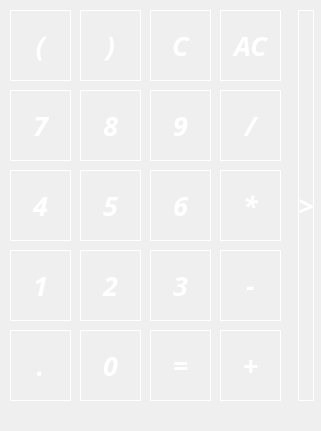
    <widget class="QFrame" name="frame_2">
     <property name="geometry">
      <rect>
       <x>0</x>
       <y>30</y>
       <width>321</width>
       <height>431</height>
      </rect>
     </property>
     <property name="frameShape">
      <enum>QFrame::NoFrame</enum>
     </property>
     <property name="frameShadow">
      <enum>QFrame::Raised</enum>
     </property>
     <widget class="QPushButton" name="sum">
      <property name="geometry">
       <rect>
        <x>220</x>
        <y>330</y>
        <width>61</width>
        <height>71</height>
       </rect>
      </property>
      <property name="font">
       <font>
        <family>Shree Devanagari 714</family>
        <pointsize>20</pointsize>
        <italic>true</italic>
        <bold>true</bold>
        <underline>false</underline>
        <strikeout>false</strikeout>
        <stylestrategy>PreferDefault</stylestrategy>
        <kerning>true</kerning>
       </font>
      </property>
      <property name="styleSheet">
       <string notr="true">QPushButton {
background-color: qlineargradient(x1: 0, y1: 0, x2: 0, y2: 1,
                                      stop: 0 #f5b5da, stop: 1 #521839 );
color: white;
border: 1px solid white;
}

QPushButton:pressed {
    background-color: qlineargradient(x1: 0, y1: 0, x2: 0, y2: 1,
                                      stop: 0 #521839, stop: 1 #f5b5da);
}</string>
      </property>
      <property name="text">
       <string>+</string>
      </property>
      <attribute name="buttonGroup">
       <string notr="true">buttonSign</string>
      </attribute>
     </widget>
     <widget class="QPushButton" name="backspace">
      <property name="geometry">
       <rect>
        <x>150</x>
        <y>10</y>
        <width>61</width>
        <height>71</height>
       </rect>
      </property>
      <property name="font">
       <font>
        <family>Shree Devanagari 714</family>
        <pointsize>20</pointsize>
        <italic>true</italic>
        <bold>true</bold>
        <underline>false</underline>
        <strikeout>false</strikeout>
        <stylestrategy>PreferDefault</stylestrategy>
        <kerning>true</kerning>
       </font>
      </property>
      <property name="styleSheet">
       <string notr="true">QPushButton {
background-color: qlineargradient(x1: 0, y1: 0, x2: 0, y2: 1,
                                      stop: 0 #f5b5da, stop: 1 #521839 );
color: white;
border: 1px solid white;
}

QPushButton:pressed {
    background-color: qlineargradient(x1: 0, y1: 0, x2: 0, y2: 1,
                                      stop: 0 #521839, stop: 1 #f5b5da);
}</string>
      </property>
      <property name="text">
       <string>C</string>
      </property>
     </widget>
     <widget class="QPushButton" name="seven">
      <property name="geometry">
       <rect>
        <x>10</x>
        <y>90</y>
        <width>61</width>
        <height>71</height>
       </rect>
      </property>
      <property name="font">
       <font>
        <family>Shree Devanagari 714</family>
        <pointsize>20</pointsize>
        <italic>true</italic>
        <bold>true</bold>
        <underline>false</underline>
        <strikeout>false</strikeout>
        <stylestrategy>PreferDefault</stylestrategy>
        <kerning>true</kerning>
       </font>
      </property>
      <property name="styleSheet">
       <string notr="true">QPushButton {
background-color: qlineargradient(x1: 0, y1: 0, x2: 0, y2: 1,
                                      stop: 0 #f5b5da, stop: 1 #521839 );
color: white;
border: 1px solid white;
}

QPushButton:pressed {
    background-color: qlineargradient(x1: 0, y1: 0, x2: 0, y2: 1,
                                      stop: 0 #521839, stop: 1 #f5b5da);
}</string>
      </property>
      <property name="text">
       <string>7</string>
      </property>
      <attribute name="buttonGroup">
       <string notr="true">buttonNumbers</string>
      </attribute>
     </widget>
     <widget class="QPushButton" name="dot">
      <property name="geometry">
       <rect>
        <x>10</x>
        <y>330</y>
        <width>61</width>
        <height>71</height>
       </rect>
      </property>
      <property name="font">
       <font>
        <family>Shree Devanagari 714</family>
        <pointsize>20</pointsize>
        <italic>true</italic>
        <bold>true</bold>
        <underline>false</underline>
        <strikeout>false</strikeout>
        <stylestrategy>PreferDefault</stylestrategy>
        <kerning>true</kerning>
       </font>
      </property>
      <property name="styleSheet">
       <string notr="true">QPushButton {
background-color: qlineargradient(x1: 0, y1: 0, x2: 0, y2: 1,
                                      stop: 0 #f5b5da, stop: 1 #521839 );
color: white;
border: 1px solid white;
}

QPushButton:pressed {
    background-color: qlineargradient(x1: 0, y1: 0, x2: 0, y2: 1,
                                      stop: 0 #521839, stop: 1 #f5b5da);
}</string>
      </property>
      <property name="text">
       <string>.</string>
      </property>
      <attribute name="buttonGroup">
       <string notr="true">buttonNumbers</string>
      </attribute>
     </widget>
     <widget class="QPushButton" name="three">
      <property name="geometry">
       <rect>
        <x>150</x>
        <y>250</y>
        <width>61</width>
        <height>71</height>
       </rect>
      </property>
      <property name="font">
       <font>
        <family>Shree Devanagari 714</family>
        <pointsize>20</pointsize>
        <italic>true</italic>
        <bold>true</bold>
        <underline>false</underline>
        <strikeout>false</strikeout>
        <stylestrategy>PreferDefault</stylestrategy>
        <kerning>true</kerning>
       </font>
      </property>
      <property name="styleSheet">
       <string notr="true">QPushButton {
background-color: qlineargradient(x1: 0, y1: 0, x2: 0, y2: 1,
                                      stop: 0 #f5b5da, stop: 1 #521839 );
color: white;
border: 1px solid white;
}

QPushButton:pressed {
    background-color: qlineargradient(x1: 0, y1: 0, x2: 0, y2: 1,
                                      stop: 0 #521839, stop: 1 #f5b5da);
}</string>
      </property>
      <property name="text">
       <string>3</string>
      </property>
      <attribute name="buttonGroup">
       <string notr="true">buttonNumbers</string>
      </attribute>
     </widget>
     <widget class="QPushButton" name="four">
      <property name="geometry">
       <rect>
        <x>10</x>
        <y>170</y>
        <width>61</width>
        <height>71</height>
       </rect>
      </property>
      <property name="font">
       <font>
        <family>Shree Devanagari 714</family>
        <pointsize>20</pointsize>
        <italic>true</italic>
        <bold>true</bold>
        <underline>false</underline>
        <strikeout>false</strikeout>
        <stylestrategy>PreferDefault</stylestrategy>
        <kerning>true</kerning>
       </font>
      </property>
      <property name="styleSheet">
       <string notr="true">QPushButton {
background-color: qlineargradient(x1: 0, y1: 0, x2: 0, y2: 1,
                                      stop: 0 #f5b5da, stop: 1 #521839 );
color: white;
border: 1px solid white;
}

QPushButton:pressed {
    background-color: qlineargradient(x1: 0, y1: 0, x2: 0, y2: 1,
                                      stop: 0 #521839, stop: 1 #f5b5da);
}</string>
      </property>
      <property name="text">
       <string>4</string>
      </property>
      <attribute name="buttonGroup">
       <string notr="true">buttonNumbers</string>
      </attribute>
     </widget>
     <widget class="QPushButton" name="clear_all">
      <property name="geometry">
       <rect>
        <x>220</x>
        <y>10</y>
        <width>61</width>
        <height>71</height>
       </rect>
      </property>
      <property name="font">
       <font>
        <family>Shree Devanagari 714</family>
        <pointsize>20</pointsize>
        <italic>true</italic>
        <bold>true</bold>
        <underline>false</underline>
        <strikeout>false</strikeout>
        <stylestrategy>PreferDefault</stylestrategy>
        <kerning>true</kerning>
       </font>
      </property>
      <property name="styleSheet">
       <string notr="true">QPushButton {
background-color: qlineargradient(x1: 0, y1: 0, x2: 0, y2: 1,
                                      stop: 0 #f5b5da, stop: 1 #521839 );
color: white;
border: 1px solid white;
}

QPushButton:pressed {
    background-color: qlineargradient(x1: 0, y1: 0, x2: 0, y2: 1,
                                      stop: 0 #521839, stop: 1 #f5b5da);
}</string>
      </property>
      <property name="text">
       <string>AC</string>
      </property>
     </widget>
     <widget class="QPushButton" name="nine">
      <property name="geometry">
       <rect>
        <x>150</x>
        <y>90</y>
        <width>61</width>
        <height>71</height>
       </rect>
      </property>
      <property name="font">
       <font>
        <family>Shree Devanagari 714</family>
        <pointsize>20</pointsize>
        <italic>true</italic>
        <bold>true</bold>
        <underline>false</underline>
        <strikeout>false</strikeout>
        <stylestrategy>PreferDefault</stylestrategy>
        <kerning>true</kerning>
       </font>
      </property>
      <property name="styleSheet">
       <string notr="true">QPushButton {
background-color: qlineargradient(x1: 0, y1: 0, x2: 0, y2: 1,
                                      stop: 0 #f5b5da, stop: 1 #521839 );
color: white;
border: 1px solid white;
}

QPushButton:pressed {
    background-color: qlineargradient(x1: 0, y1: 0, x2: 0, y2: 1,
                                      stop: 0 #521839, stop: 1 #f5b5da);
}</string>
      </property>
      <property name="text">
       <string>9</string>
      </property>
      <attribute name="buttonGroup">
       <string notr="true">buttonNumbers</string>
      </attribute>
     </widget>
     <widget class="QPushButton" name="close_bracket">
      <property name="geometry">
       <rect>
        <x>80</x>
        <y>10</y>
        <width>61</width>
        <height>71</height>
       </rect>
      </property>
      <property name="font">
       <font>
        <family>Shree Devanagari 714</family>
        <pointsize>20</pointsize>
        <italic>true</italic>
        <bold>true</bold>
        <underline>false</underline>
        <strikeout>false</strikeout>
        <stylestrategy>PreferDefault</stylestrategy>
        <kerning>true</kerning>
       </font>
      </property>
      <property name="styleSheet">
       <string notr="true">QPushButton {
background-color: qlineargradient(x1: 0, y1: 0, x2: 0, y2: 1,
                                      stop: 0 #f5b5da, stop: 1 #521839 );
color: white;
border: 1px solid white;
}

QPushButton:pressed {
    background-color: qlineargradient(x1: 0, y1: 0, x2: 0, y2: 1,
                                      stop: 0 #521839, stop: 1 #f5b5da);
}</string>
      </property>
      <property name="text">
       <string>)</string>
      </property>
      <attribute name="buttonGroup">
       <string notr="true">buttonBrackets</string>
      </attribute>
     </widget>
     <widget class="QPushButton" name="two">
      <property name="geometry">
       <rect>
        <x>80</x>
        <y>250</y>
        <width>61</width>
        <height>71</height>
       </rect>
      </property>
      <property name="font">
       <font>
        <family>Shree Devanagari 714</family>
        <pointsize>20</pointsize>
        <italic>true</italic>
        <bold>true</bold>
        <underline>false</underline>
        <strikeout>false</strikeout>
        <stylestrategy>PreferDefault</stylestrategy>
        <kerning>true</kerning>
       </font>
      </property>
      <property name="styleSheet">
       <string notr="true">QPushButton {
background-color: qlineargradient(x1: 0, y1: 0, x2: 0, y2: 1,
                                      stop: 0 #f5b5da, stop: 1 #521839 );
color: white;
border: 1px solid white;
}

QPushButton:pressed {
    background-color: qlineargradient(x1: 0, y1: 0, x2: 0, y2: 1,
                                      stop: 0 #521839, stop: 1 #f5b5da);
}</string>
      </property>
      <property name="text">
       <string>2</string>
      </property>
      <attribute name="buttonGroup">
       <string notr="true">buttonNumbers</string>
      </attribute>
     </widget>
     <widget class="QPushButton" name="zero">
      <property name="geometry">
       <rect>
        <x>80</x>
        <y>330</y>
        <width>61</width>
        <height>71</height>
       </rect>
      </property>
      <property name="font">
       <font>
        <family>Shree Devanagari 714</family>
        <pointsize>20</pointsize>
        <italic>true</italic>
        <bold>true</bold>
        <underline>false</underline>
        <strikeout>false</strikeout>
        <stylestrategy>PreferDefault</stylestrategy>
        <kerning>true</kerning>
       </font>
      </property>
      <property name="styleSheet">
       <string notr="true">QPushButton {
background-color: qlineargradient(x1: 0, y1: 0, x2: 0, y2: 1,
                                      stop: 0 #f5b5da, stop: 1 #521839 );
color: white;
border: 1px solid white;
}

QPushButton:pressed {
    background-color: qlineargradient(x1: 0, y1: 0, x2: 0, y2: 1,
                                      stop: 0 #521839, stop: 1 #f5b5da);
}</string>
      </property>
      <property name="text">
       <string>0</string>
      </property>
      <attribute name="buttonGroup">
       <string notr="true">buttonNumbers</string>
      </attribute>
     </widget>
     <widget class="QPushButton" name="sub">
      <property name="geometry">
       <rect>
        <x>220</x>
        <y>250</y>
        <width>61</width>
        <height>71</height>
       </rect>
      </property>
      <property name="font">
       <font>
        <family>Shree Devanagari 714</family>
        <pointsize>20</pointsize>
        <italic>true</italic>
        <bold>true</bold>
        <underline>false</underline>
        <strikeout>false</strikeout>
        <stylestrategy>PreferDefault</stylestrategy>
        <kerning>true</kerning>
       </font>
      </property>
      <property name="styleSheet">
       <string notr="true">QPushButton {
background-color: qlineargradient(x1: 0, y1: 0, x2: 0, y2: 1,
                                      stop: 0 #f5b5da, stop: 1 #521839 );
color: white;
border: 1px solid white;
}

QPushButton:pressed {
    background-color: qlineargradient(x1: 0, y1: 0, x2: 0, y2: 1,
                                      stop: 0 #521839, stop: 1 #f5b5da);
}</string>
      </property>
      <property name="text">
       <string>-</string>
      </property>
      <attribute name="buttonGroup">
       <string notr="true">buttonSign</string>
      </attribute>
     </widget>
     <widget class="QPushButton" name="equal">
      <property name="geometry">
       <rect>
        <x>150</x>
        <y>330</y>
        <width>61</width>
        <height>71</height>
       </rect>
      </property>
      <property name="font">
       <font>
        <family>Shree Devanagari 714</family>
        <pointsize>20</pointsize>
        <italic>true</italic>
        <bold>true</bold>
        <underline>false</underline>
        <strikeout>false</strikeout>
        <stylestrategy>PreferDefault</stylestrategy>
        <kerning>true</kerning>
       </font>
      </property>
      <property name="styleSheet">
       <string notr="true">QPushButton {
background-color: qlineargradient(x1: 0, y1: 0, x2: 0, y2: 1,
                                      stop: 0 #f5b5da, stop: 1 #521839 );
color: white;
border: 1px solid white;
}

QPushButton:pressed {
    background-color: qlineargradient(x1: 0, y1: 0, x2: 0, y2: 1,
                                      stop: 0 #521839, stop: 1 #f5b5da);
}</string>
      </property>
      <property name="text">
       <string>=</string>
      </property>
      <property name="shortcut">
       <string>Return</string>
      </property>
     </widget>
     <widget class="QPushButton" name="open_bracket">
      <property name="geometry">
       <rect>
        <x>10</x>
        <y>10</y>
        <width>61</width>
        <height>71</height>
       </rect>
      </property>
      <property name="font">
       <font>
        <family>Shree Devanagari 714</family>
        <pointsize>20</pointsize>
        <italic>true</italic>
        <bold>true</bold>
        <underline>false</underline>
        <strikeout>false</strikeout>
        <stylestrategy>PreferDefault</stylestrategy>
        <kerning>true</kerning>
       </font>
      </property>
      <property name="styleSheet">
       <string notr="true">QPushButton {
background-color: qlineargradient(x1: 0, y1: 0, x2: 0, y2: 1,
                                      stop: 0 #f5b5da, stop: 1 #521839 );
color: white;
border: 1px solid white;
}

QPushButton:pressed {
    background-color: qlineargradient(x1: 0, y1: 0, x2: 0, y2: 1,
                                      stop: 0 #521839, stop: 1 #f5b5da);
}</string>
      </property>
      <property name="text">
       <string>(</string>
      </property>
      <attribute name="buttonGroup">
       <string notr="true">buttonBrackets</string>
      </attribute>
     </widget>
     <widget class="QPushButton" name="one">
      <property name="geometry">
       <rect>
        <x>10</x>
        <y>250</y>
        <width>61</width>
        <height>71</height>
       </rect>
      </property>
      <property name="font">
       <font>
        <family>Shree Devanagari 714</family>
        <pointsize>20</pointsize>
        <italic>true</italic>
        <bold>true</bold>
        <underline>false</underline>
        <strikeout>false</strikeout>
        <stylestrategy>PreferDefault</stylestrategy>
        <kerning>true</kerning>
       </font>
      </property>
      <property name="styleSheet">
       <string notr="true">QPushButton {
background-color: qlineargradient(x1: 0, y1: 0, x2: 0, y2: 1,
                                      stop: 0 #f5b5da, stop: 1 #521839 );
color: white;
border: 1px solid white;
}

QPushButton:pressed {
    background-color: qlineargradient(x1: 0, y1: 0, x2: 0, y2: 1,
                                      stop: 0 #521839, stop: 1 #f5b5da);
}</string>
      </property>
      <property name="text">
       <string>1</string>
      </property>
      <attribute name="buttonGroup">
       <string notr="true">buttonNumbers</string>
      </attribute>
     </widget>
     <widget class="QPushButton" name="open_extra_mode">
      <property name="geometry">
       <rect>
        <x>298</x>
        <y>10</y>
        <width>16</width>
        <height>391</height>
       </rect>
      </property>
      <property name="font">
       <font>
        <family>Shree Devanagari 714</family>
        <pointsize>20</pointsize>
        <italic>true</italic>
        <bold>true</bold>
        <underline>false</underline>
        <strikeout>false</strikeout>
        <stylestrategy>PreferDefault</stylestrategy>
        <kerning>true</kerning>
       </font>
      </property>
      <property name="styleSheet">
       <string notr="true">QPushButton {
background-color: qlineargradient(x1: 0, y1: 0, x2: 0, y2: 1,
                                      stop: 0 #f5b5da, stop: 1 #521839 );
color: white;
border: 1px solid white;
}

QPushButton:pressed {
    background-color: qlineargradient(x1: 0, y1: 0, x2: 0, y2: 1,
                                      stop: 0 #521839, stop: 1 #f5b5da);
}</string>
      </property>
      <property name="text">
       <string>&gt;</string>
      </property>
     </widget>
     <widget class="QPushButton" name="six">
      <property name="geometry">
       <rect>
        <x>150</x>
        <y>170</y>
        <width>61</width>
        <height>71</height>
       </rect>
      </property>
      <property name="font">
       <font>
        <family>Shree Devanagari 714</family>
        <pointsize>20</pointsize>
        <italic>true</italic>
        <bold>true</bold>
        <underline>false</underline>
        <strikeout>false</strikeout>
        <stylestrategy>PreferDefault</stylestrategy>
        <kerning>true</kerning>
       </font>
      </property>
      <property name="styleSheet">
       <string notr="true">QPushButton {
background-color: qlineargradient(x1: 0, y1: 0, x2: 0, y2: 1,
                                      stop: 0 #f5b5da, stop: 1 #521839 );
color: white;
border: 1px solid white;
}

QPushButton:pressed {
    background-color: qlineargradient(x1: 0, y1: 0, x2: 0, y2: 1,
                                      stop: 0 #521839, stop: 1 #f5b5da);
}</string>
      </property>
      <property name="text">
       <string>6</string>
      </property>
      <attribute name="buttonGroup">
       <string notr="true">buttonNumbers</string>
      </attribute>
     </widget>
     <widget class="QPushButton" name="div">
      <property name="geometry">
       <rect>
        <x>220</x>
        <y>90</y>
        <width>61</width>
        <height>71</height>
       </rect>
      </property>
      <property name="font">
       <font>
        <family>Shree Devanagari 714</family>
        <pointsize>20</pointsize>
        <italic>true</italic>
        <bold>true</bold>
        <underline>false</underline>
        <strikeout>false</strikeout>
        <stylestrategy>PreferDefault</stylestrategy>
        <kerning>true</kerning>
       </font>
      </property>
      <property name="styleSheet">
       <string notr="true">QPushButton {
background-color: qlineargradient(x1: 0, y1: 0, x2: 0, y2: 1,
                                      stop: 0 #f5b5da, stop: 1 #521839 );
color: white;
border: 1px solid white;
}

QPushButton:pressed {
    background-color: qlineargradient(x1: 0, y1: 0, x2: 0, y2: 1,
                                      stop: 0 #521839, stop: 1 #f5b5da);
}</string>
      </property>
      <property name="text">
       <string>/</string>
      </property>
      <attribute name="buttonGroup">
       <string notr="true">buttonOperations</string>
      </attribute>
     </widget>
     <widget class="QPushButton" name="eight">
      <property name="geometry">
       <rect>
        <x>80</x>
        <y>90</y>
        <width>61</width>
        <height>71</height>
       </rect>
      </property>
      <property name="font">
       <font>
        <family>Shree Devanagari 714</family>
        <pointsize>20</pointsize>
        <italic>true</italic>
        <bold>true</bold>
        <underline>false</underline>
        <strikeout>false</strikeout>
        <stylestrategy>PreferDefault</stylestrategy>
        <kerning>true</kerning>
       </font>
      </property>
      <property name="styleSheet">
       <string notr="true">QPushButton {
background-color: qlineargradient(x1: 0, y1: 0, x2: 0, y2: 1,
                                      stop: 0 #f5b5da, stop: 1 #521839 );
color: white;
border: 1px solid white;
}

QPushButton:pressed {
    background-color: qlineargradient(x1: 0, y1: 0, x2: 0, y2: 1,
                                      stop: 0 #521839, stop: 1 #f5b5da);
}</string>
      </property>
      <property name="text">
       <string>8</string>
      </property>
      <attribute name="buttonGroup">
       <string notr="true">buttonNumbers</string>
      </attribute>
     </widget>
     <widget class="QPushButton" name="five">
      <property name="geometry">
       <rect>
        <x>80</x>
        <y>170</y>
        <width>61</width>
        <height>71</height>
       </rect>
      </property>
      <property name="font">
       <font>
        <family>Shree Devanagari 714</family>
        <pointsize>20</pointsize>
        <italic>true</italic>
        <bold>true</bold>
        <underline>false</underline>
        <strikeout>false</strikeout>
        <stylestrategy>PreferDefault</stylestrategy>
        <kerning>true</kerning>
       </font>
      </property>
      <property name="styleSheet">
       <string notr="true">QPushButton {
background-color: qlineargradient(x1: 0, y1: 0, x2: 0, y2: 1,
                                      stop: 0 #f5b5da, stop: 1 #521839 );
color: white;
border: 1px solid white;
}

QPushButton:pressed {
    background-color: qlineargradient(x1: 0, y1: 0, x2: 0, y2: 1,
                                      stop: 0 #521839, stop: 1 #f5b5da);
}</string>
      </property>
      <property name="text">
       <string>5</string>
      </property>
      <attribute name="buttonGroup">
       <string notr="true">buttonNumbers</string>
      </attribute>
     </widget>
     <widget class="QPushButton" name="mult">
      <property name="geometry">
       <rect>
        <x>220</x>
        <y>170</y>
        <width>61</width>
        <height>71</height>
       </rect>
      </property>
      <property name="font">
       <font>
        <family>Shree Devanagari 714</family>
        <pointsize>20</pointsize>
        <italic>true</italic>
        <bold>true</bold>
        <underline>false</underline>
        <strikeout>false</strikeout>
        <stylestrategy>PreferDefault</stylestrategy>
        <kerning>true</kerning>
       </font>
      </property>
      <property name="styleSheet">
       <string notr="true">QPushButton {
background-color: qlineargradient(x1: 0, y1: 0, x2: 0, y2: 1,
                                      stop: 0 #f5b5da, stop: 1 #521839 );
color: white;
border: 1px solid white;
}

QPushButton:pressed {
    background-color: qlineargradient(x1: 0, y1: 0, x2: 0, y2: 1,
                                      stop: 0 #521839, stop: 1 #f5b5da);
}</string>
      </property>
      <property name="text">
       <string>*</string>
      </property>
      <attribute name="buttonGroup">
       <string notr="true">buttonOperations</string>
      </attribute>
     </widget>
    </widget>
